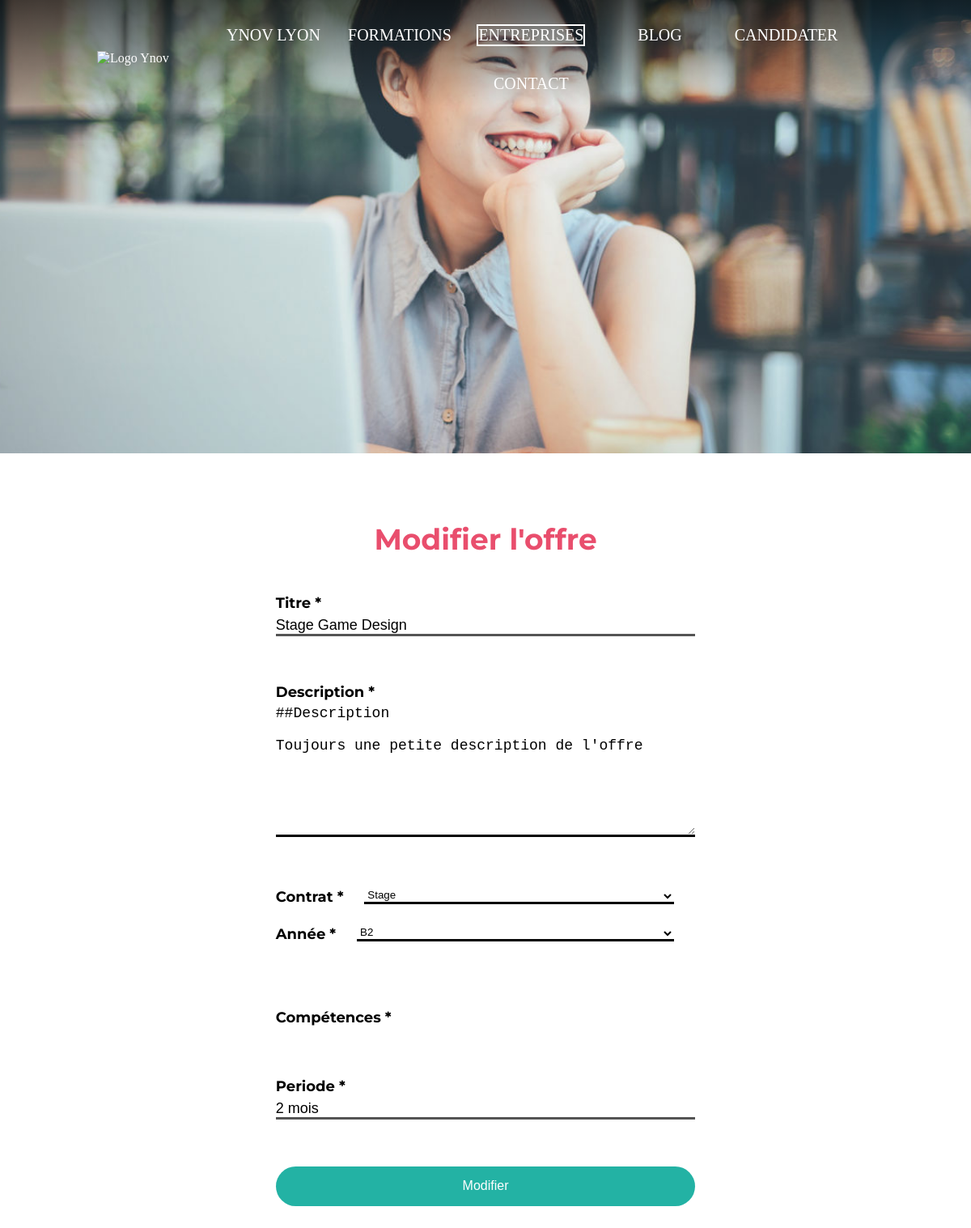
Page /editProfil/11 on the committed database.
### tables this page shows
CREATE TABLE IF NOT EXISTS `osi_offer` (
  `id` int(11) UNSIGNED NOT NULL AUTO_INCREMENT,
  `title` varchar(255) NOT NULL DEFAULT '',
  `year` int(10) NOT NULL,
  `formation` int(11) NOT NULL,
  `contract` int(11) NOT NULL,
  `description` text NOT NULL,
  `period` varchar(255) DEFAULT NULL,
  PRIMARY KEY (`id`)
);

### src/functions.php (called while the page is built, shortened)
<?php
require_once('class.php');
$connection = new Connection("mysql:dbname=osi;host=127.0.0.1", "root", "");
$contracts = $connection->getTableContract();
$formations = $connection->getTableFormation();
$years = $connection->getTableYear();
if(isset($idFormation)){
    initOffers();
    initProfils();
}
function initOffers(){
    global $idFormation;
    $connection = getConnection();
    if($idFormation > 0 ){
        $offers = $connection->getTableOfferFormation($idFormation);
    }else{
        $offers = $connection->getTableOffer();
    }
}
function initProfils(){
    global $offers;
    $profils = updateProfil($offers, getConnection());
}
function getConnection(){
    global $connection;
    return $connection;
}
function getContracts(){
    global $contracts;
    return $contracts;
}
function getYears(){
    global $years;
    return $years;
}
function getFormations(){
    global $formations;
    return $formations;
}
function updateProfil($_offers, $_connection)
{
    $profils = null;
    foreach ($_offers as $key=> $item) {
        $itemSkills = NULL;
        $skills = $_connection->getTableUniqSkill($key);
        foreach ($skills as $skill) {
            $itemSkills[]=$skill['name'];
        }
        $profils[$key] = new Profil(
            $key, $item["title"],
            getContracts()[$item["contract"]]['name'],
            getYears()[$item["year"]]['name'],
            getFormations()[$item["formation"]]["name"],
            $item["description"],
            $item["period"],
            $itemSkills
        );
    }
    return $profils;
}
 ?>

### src/class/Connection.php (called while the page is built, shortened)
<?php
    class Connection
    {
        private $connection;
        function __construct(string $_dsn, string $_user, string $_pwd)
        {
            $this->connection = new PDO($_dsn, $_user, $_pwd);
        }
        public function getTableOffer()
        {
            $statement = $this->connection->prepare("
                SELECT * FROM osi_offer
            ");
            $statement->execute();
            $offer = $statement->fetchAll(PDO::FETCH_GROUP|PDO::FETCH_ASSOC|PDO::FETCH_UNIQUE);
            return $offer;
        }
        public function getTableUniqSkill($_id)
        {
            $statement = $this->connection->prepare("
                SELECT osi_skill.id, `name` FROM `osi_skill`,`osi_offer_skill` WHERE osi_offer_skill.offer_id = :_id AND osi_offer_skill.skill_id = osi_skill.id
            ");
            $statement->bindValue(':_id', $_id);
            $statement->execute();
            $UniqSkill = $statement->fetchAll(PDO::FETCH_GROUP|PDO::FETCH_ASSOC|PDO::FETCH_UNIQUE);
            return $UniqSkill;
        }
        public function getTableContract()
        {
            $statement = $this->connection->prepare("
                SELECT * FROM osi_contract
            ");
            $statement->execute();
            $contracts = $statement->fetchAll(PDO::FETCH_GROUP|PDO::FETCH_ASSOC|PDO::FETCH_UNIQUE);
            return $contracts;
        }
        public function getTableFormation()
        {
            $statement = $this->connection->prepare("
                SELECT * FROM osi_formation
            ");
            $statement->execute();
            $offerSkills = $statement->fetchAll(PDO::FETCH_GROUP|PDO::FETCH_ASSOC|PDO::FETCH_UNIQUE);
            return $offerSkills;
        }
        public function getTableYear()
        {
            $statement = $this->connection->prepare("
                SELECT * FROM osi_niveau_etude
            ");
            $statement->execute();
            $years = $statement->fetchAll(PDO::FETCH_GROUP|PDO::FETCH_ASSOC|PDO::FETCH_UNIQUE);
            return $years;
        }
    }
 ?>

### src/profilUpdate.php (the view, shortened to what this page needs)
<?php
    require_once("functions.php");
    $title= "Modification du profil: ".$profils[$idProfil]->getTitle();
    $description="Modification de l'offre:".$profils[$idProfil]->getDescription();
?>
<!doctype html>
<html lang="en">
<head>
    <meta name="description" content="<?php printf($description)?>">
    <meta property="og:title" content="<?php printf($title) ?>">
    <meta property="og:description" content="<?php printf($description) ?>">
    <link rel="stylesheet" href="../css/style.css"/>
</head>
<body>
    <header class="header text_headfoot">
        <nav class="header_ahead">
            <picture class="header_ahead_element header_ahead_logo">
                <img class="header_ahead_logo_img" src="../img/logo_ynov_campus_rvb_blanc.png" alt="Logo Ynov">
            </picture>
            <ul class="header_ahead_element text_header_title header_ahead_menu">
                <li class="header_ahead_menu_element">
                    <a class="" href="">YNOV LYON</a>
                </li>
                <li class="header_ahead_menu_element">
                    <a class="" href="">FORMATIONS</a>
                </li>
                <li class="header_ahead_menu_element header_ahead_element_select">
                    <a class="" href="/home/">ENTREPRISES</a>
                </li>
                <li class="header_ahead_menu_element">
                    <a class="" href="">BLOG</a>
                </li>
                <li class="header_ahead_menu_element">
                    <a class="" href="">CANDIDATER</a>
                </li>
                <li class="header_ahead_menu_element">
                    <a class="" href="">CONTACT</a>
                </li>
            </ul>
        </nav>
    </header>
    <main  class="text_page">
        <section class="margin_section padding_side">
            <form class="form update" action="<?=$idProfil?>" method="post">
                <h1 class="text_h"> Modifier l'offre</h1>
                <div class="form_element text_page_left">
                    <h4 class="text_h  ">Titre *</h4>
                    <input type="text" name="title" value="<?= $profils[$idProfil]->getTitle()?>" placeholder="<?= $profils[$idProfil]->getTitle()?>">
                </div>
                <div class="form_element text_page_left">
                    <h4 class="text_h ">Description *</h4>
                    <textarea name="description" rows="8" cols="80" placeholder="" ><?= $profils[$idProfil]->getDescription()?></textarea>
                </div>
                <div class="form_element form_element_row">
                    <div class="form_select">
                        <h4 class="text_h form_select_element">Contrat *</h4>
                        <select class="form_select_element" name="contract">
                            <option value="<?= $offers[$idProfil]["contract"]?>"><?= $profils[$idProfil]->getContract()?> </option>
                        </select>
                    </div>
                    <div class="form_select">
                        <h4 class="text_h   form_select_element">Année *</h4>
                        <select class="form_select_element" name="year">
                            <option value="<?= $offers[$idProfil]["year"] ?>"> <?= $profils[$idProfil]->getYear()?></option>
                        </select>
                    </div>
                </div>
                <div class="form_element form_check text_page_left">
                    <div class="form_check_title">
                        <h4 class="form_check_title_text text_h  ">Compétences *</h4>
                        <a href="" class="form_check_title_btn"><i class="fas fa-angle-down"></i></a>
                    </div>
                </div>
                <div class="form_element text_page_left">
                    <h4 class="text_h  ">Periode *</h4>
                    <input type="text" name="period" value="<?= $profils[$idProfil]->getPeriod() ?>" placeholder="periode">
                </div>
                <div class="form_element">
                    <button type="submit" class="btn btn_blue btn_submit">Modifier</button>
                </div>
            </form>
        </section>
    </main>
 </body>
</html>

### public/css/style.css (style rules this page uses)
* { padding: 0; margin: 0; }
body { background-color: #ffff; font-size: 1em; }
html { font-size: 62.5%; }
.padding_side { padding: 0% 10% 0% 10%; }
.margin_section { margin: 7% 0% 0% 0%; }

### public/css/text.css (style rules this page uses)
.text_page { font-family: 'Montserrat', sans-serif; font-weight: 300; color: #000; font-size: 1.8rem; text-align: center; }
.text_page_left { text-align: left; }
a { color: inherit; text-decoration: inherit; font-size: 1.6rem; }
button { font-size: 1.6rem; }
.text_h { color: #e94e6d; font-weight: 700; }
h1 { font-size: 3.6rem; margin-bottom: 3%; }
h4 { font-size: 1.8rem; }
.form h4 { color: #000; margin-bottom: 1%; }
.update h4 { color: #000; }
.text_headfoot { color: #fff; font-size: 1.6rem; }
.text_header_title { white-space: nowrap; }
.text_header_title a { font-size: 2rem; }

### public/css/header.css (style rules this page uses)
.header { height: 70vh; background-image: url("../img/background_recruter.jpg"); background-size: cover; background-repeat: no-repeat; background-position: 50%; }
.header_ahead { display: flex; background: linear-gradient(to top,transparent 0,rgba(0,0,0,.6) 100%); background-size: cover; padding: 1% 10% 0% 10%; }
.header_ahead_element { display: flex; align-self: flex-start; height: 15vh; }
.header_ahead_menu { flex-flow: row wrap; flex: 7; padding: 0% 3% 0% 3%; }
.header_ahead_menu_element { flex: 1; list-style: none; display: flex; flex-flow: column; justify-content: center; text-align: center; margin :auto 2%; }
.header_ahead_element_select>a { border : 2px solid white; }
.header_ahead_logo { flex: 1; }
.header_ahead_logo_img { width: 100%; align-self: center; }

### public/css/form.css (style rules this page uses)
.form { padding: 5% 20% 5% 20%; }
.form_element { padding: 5%; }
.form_element_row { display: flex; flex-flow: row; justify-content: space-between; }
.form_select { display: flex; flex-flow: row; justify-content: flex-start; }
.form_select_element { margin: 0% 5% 5% 0%; margin-right: 5%; text-align: left; white-space: nowrap; }
.form_check { display: flex; flex-flow: column; }
.form_check_title { display: flex; justify-content: space-between; }
.form_check_title_text { flex: 7; }
.form_check_title_btn { flex: 1; color: white; visibility: hidden; }
.update { padding: 0% 20% 0% 20%; }
@media screen and (max-device-width: 900px) { .form_element_row { flex-flow: column; } }
@media screen and (max-device-width: 900px) { .form_check_title_btn { visibility: visible; } }
@media screen and (max-device-width: 900px) { input,select { width: 100%; } }
input,textarea,select { background-color: transparent; border-width: 0px; border-bottom-width: 3px; }
textarea { box-sizing: border-box; width: 100%; }
textarea, input { font-size: 1.8rem; }
input,textarea,select,label { color: #000; border-color: #000; }
option { background-color: transparent; color: #000; }
button { background-color: transparent; border:none; }

### public/css/button.css (style rules this page uses)
.btn { display: flex; justify-content: center; padding: 2%; border-radius: 25px; color: white; }
.btn_blue { background-color: #23b2a4; }
.btn_submit { border-style: none; padding: 3%; border-width: 0px; width: 100%; }

### rows in the picture
osi_offer: title "Stage Game Design", description "##Description Toujours une petite description de l'offre", period "2 mois"

### other values in the picture
form field contract "Stage"
form field year "B2"
